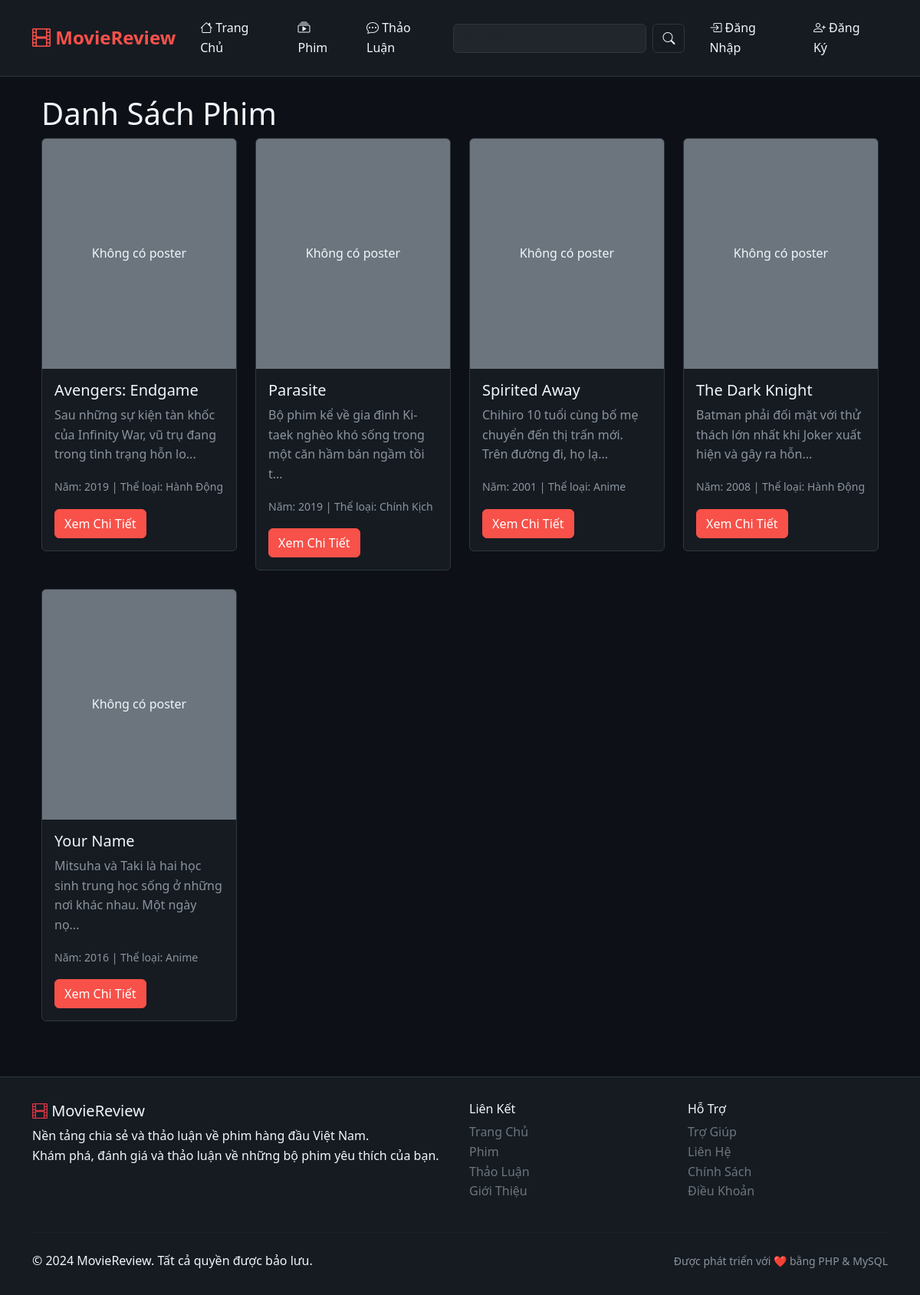
The app's page /index.php?route=movie with its own data.
### tables this page shows
CREATE TABLE movies (
    id INT PRIMARY KEY AUTO_INCREMENT,
    title VARCHAR(255) NOT NULL,
    slug VARCHAR(255) NOT NULL,
    description TEXT,
    director VARCHAR(100),
    cast TEXT,
    release_year YEAR,
    duration INT,  
    poster VARCHAR(255),
    trailer_url VARCHAR(255),
    genre_id INT,
    status ENUM('active', 'inactive') DEFAULT 'active',
    created_by INT,
    created_at TIMESTAMP DEFAULT CURRENT_TIMESTAMP,
    updated_at TIMESTAMP DEFAULT CURRENT_TIMESTAMP ON UPDATE CURRENT_TIMESTAMP,
    FOREIGN KEY (genre_id) REFERENCES genres(id) ON DELETE SET NULL,
    FOREIGN KEY (created_by) REFERENCES users(id) ON DELETE SET NULL
);

CREATE TABLE genres (
    id INT PRIMARY KEY AUTO_INCREMENT,
    name VARCHAR(50) NOT NULL,
    slug VARCHAR(50) NOT NULL,
    description TEXT,
    created_at TIMESTAMP DEFAULT CURRENT_TIMESTAMP
);

### controllers/MovieController.php (called while the page is built, shortened)
<?php
class MovieController extends Controller {
    public function index() {
        $movieModel = $this->model('Movie');
        $keyword = isset($_GET['search']) ? trim($_GET['search']) : '';
        $genreId = isset($_GET['genre']) && $_GET['genre'] !== '' ? (int)$_GET['genre'] : null;
        if (!empty($keyword) || !empty($genreId)) {
            $movies = $movieModel->advancedSearch($keyword, $genreId);
        } else {
            $movies = $movieModel->getAllWithGenre();
        }
        $genres = $movieModel->getAllGenres();
        $data = [
            'movies' => $movies,
            'genres' => $genres,
            'currentSearch' => $keyword,
            'currentGenre' => $genreId,
            'pageTitle' => 'Danh Sách Phim'
        ];
        $this->view('movie/index', $data);
    }
}
?>

### core/Model.php (called while the page is built, shortened)
<?php
class Model {
    public function __construct() {
        $database = new Database();
        $this->pdo = $database->getConnection();
    }
}
?>

### config/database.php (called while the page is built, shortened)
<?php
class Database {
    private $host = 'localhost';
    private $db_name = 'movie_review';
    private $username = 'root';
    private $password = '';
    public function getConnection() {
        $this->conn = null;
        try {
            $this->conn = new PDO(
                "mysql:host=" . $this->host . ";dbname=" . $this->db_name . ";charset=utf8mb4",
                $this->username,
                $this->password,
                array(
                    PDO::ATTR_ERRMODE => PDO::ERRMODE_EXCEPTION,
                    PDO::ATTR_DEFAULT_FETCH_MODE => PDO::FETCH_ASSOC,
                    PDO::ATTR_EMULATE_PREPARES => false
                )
            );
        } catch(PDOException $exception) {
            echo "Lỗi kết nối database: " . $exception->getMessage();
        }
        return $this->conn;
    }
}
?>

### models/Movie.php (called while the page is built, shortened)
<?php
class Movie extends Model {
    public function getAllWithGenre() {
        $sql = "SELECT m.*, g.name as genre_name
                FROM movies m
                LEFT JOIN genres g ON m.genre_id = g.id
                WHERE m.status = 'active'
                ORDER BY m.created_at DESC";
        $stmt = $this->pdo->prepare($sql);
        $stmt->execute();
        return $stmt->fetchAll();
    }
}
?>

### views/movie/index.php (the view, shortened to what this page needs)
<?php include 'views/layouts/header.php'; ?>
<div class="container">
    <h1>Danh Sách Phim</h1>
    <div class="row">
        <?php if (!empty($movies)): ?>
            <?php foreach ($movies as $movie): ?>
                <div class="col-md-3 mb-4">
                    <div class="card">
                        <?php if (!empty($movie['poster']) && file_exists(BASE_PATH . '/uploads/posters/' . $movie['poster'])): ?>
                            <img src="<?= BASE_URL ?>/uploads/posters/<?= $movie['poster'] ?>"
                                 class="card-img-top" alt="<?= htmlspecialchars($movie['title']) ?>"
                                 style="height: 300px; object-fit: cover;">
                        <?php else: ?>
                            <div class="card-img-top bg-secondary d-flex align-items-center justify-content-center text-white"
                                 style="height: 300px;">
                                <div class="text-center">
                                    <p class="mb-0">Không có poster</p>
                                </div>
                            </div>
                        <?php endif; ?>
                        <div class="card-body">
                            <h5 class="card-title"><?= htmlspecialchars($movie['title']) ?></h5>
                            <p class="card-text"><?= substr(htmlspecialchars($movie['description'] ?? ''), 0, 100) ?>...</p>
                            <p class="text-muted">
                                <small>
                                    Năm: <?= $movie['release_year'] ?> |
                                    Thể loại: <?= htmlspecialchars($movie['genre_name'] ?? 'Chưa phân loại') ?>
                                </small>
                            </p>
                            <a href="<?= BASE_URL ?>/movie?id=<?= $movie['id'] ?>" class="btn btn-primary">Xem Chi Tiết</a>
                        </div>
                    </div>
                </div>
            <?php endforeach; ?>
        <?php else: ?>
            <p>Chưa có phim nào trong hệ thống.</p>
        <?php endif; ?>
    </div>
</div>
<?php include 'views/layouts/footer.php'; ?>

### index.php (shortened to what this page needs)
<?php
require_once 'config/database.php';
require_once 'core/Controller.php';
require_once 'core/Model.php';
$route = isset($_GET['route']) ? $_GET['route'] : 'home';
$route = rtrim($route, '/');
$route = filter_var($route, FILTER_SANITIZE_URL);
switch($route) {
    case 'movie':
    case 'movies':
        require_once 'controllers/MovieController.php';
        $controller = new MovieController();
        if (isset($_GET['id']) && !empty($_GET['id'])) {
            $id = (int)$_GET['id'];
            $controller->detail($id);
        } else {
            $controller->index();
        }
        break;
}
?>

### core/Controller.php (shortened to what this page needs)
<?php
class Controller {
    protected function view($view, $data = []) {
        extract($data);
        $viewFile = BASE_PATH . '/views/' . $view . '.php';
        if (file_exists($viewFile)) {
            include $viewFile;
        } else {
            die('View không tồn tại: ' . $view);
        }
    }
    protected function model($model) {
        $modelFile = BASE_PATH . '/models/' . $model . '.php';
        if (file_exists($modelFile)) {
            return new $model();
        } else {
            die('Model không tồn tại: ' . $model);
        }
    }
}
?>

### views/layouts/header.php (shortened to what this page needs)
<!DOCTYPE html>
<html lang="vi">
<head>
    <link href="https://cdn.jsdelivr.net/npm/bootstrap@5.3.0/dist/css/bootstrap.min.css" rel="stylesheet">
    <link rel="stylesheet" href="https://cdn.jsdelivr.net/npm/bootstrap-icons@1.10.0/font/bootstrap-icons.css">
</head>
<body>
    <nav class="navbar navbar-expand-lg">
        <div class="container">
            <a class="navbar-brand" href="<?php echo BASE_URL; ?>">
                <i class="bi bi-film"></i> MovieReview
            </a>
            <div class="collapse navbar-collapse" id="navbarNav">
                <ul class="navbar-nav me-auto">
                    <li class="nav-item">
                        <a class="nav-link" href="<?php echo BASE_URL; ?>">
                            <i class="bi bi-house"></i> Trang Chủ
                        </a>
                    </li>
                    <li class="nav-item">
                        <a class="nav-link" href="<?php echo BASE_URL; ?>/index.php?route=movie">
                            <i class="bi bi-collection-play"></i> Phim
                        </a>
                    </li>
                    <li class="nav-item">
                        <a class="nav-link" href="<?php echo BASE_URL; ?>/discussions">
                            <i class="bi bi-chat-dots"></i> Thảo Luận
                        </a>
                    </li>
                </ul>
                <form class="d-flex search-form me-3" method="GET" action="<?php echo BASE_URL; ?>/index.php">
                    <input class="form-control me-2" type="search" name="search" placeholder="Tìm kiếm phim..." aria-label="Search" value="<?= isset($_GET['search']) ? htmlspecialchars($_GET['search']) : '' ?>">
                    <button class="btn btn-outline-light" type="submit">
                        <i class="bi bi-search"></i>
                    </button>
                </form>
                <ul class="navbar-nav">
                    <?php if (isset($_SESSION['user_id'])): ?>
                        <li class="nav-item dropdown">
                            <a class="nav-link dropdown-toggle" href="#" role="button" data-bs-toggle="dropdown">
                                <i class="bi bi-person-circle"></i> <?php echo $_SESSION['full_name']; ?>
                            </a>
                            <ul class="dropdown-menu dropdown-menu-dark">
                                <li><a class="dropdown-item" href="<?php echo BASE_URL; ?>/profile">
                                    <i class="bi bi-person"></i> Hồ Sơ
                                </a></li>
                                <li><a class="dropdown-item" href="<?php echo BASE_URL; ?>/my-reviews">
                                    <i class="bi bi-star"></i> Reviews Của Tôi
                                </a></li>
                                <li><hr class="dropdown-divider"></li>
                                <li><a class="dropdown-item" href="<?php echo BASE_URL; ?>/logout">
                                    <i class="bi bi-box-arrow-right"></i> Đăng Xuất
                                </a></li>
                            </ul>
                        </li>
                    <?php else: ?>
                        <li class="nav-item">
                            <a class="nav-link" href="<?php echo BASE_URL; ?>/login">
                                <i class="bi bi-box-arrow-in-right"></i> Đăng Nhập
                            </a>
                        </li>
                        <li class="nav-item">
                            <a class="nav-link" href="<?php echo BASE_URL; ?>/register">
                                <i class="bi bi-person-plus"></i> Đăng Ký
                            </a>
                        </li>
                    <?php endif; ?>
                </ul>
            </div>
        </div>
    </nav>
    <main class="container mt-4">

### views/layouts/footer.php (shortened to what this page needs)
    </main>
    <footer class="mt-5">
        <div class="container">
            <div class="row">
                <div class="col-md-6">
                    <h5 class="text-light">
                        <i class="bi bi-film text-danger"></i> MovieReview
                    </h5>
                    <p class="mb-0">Nền tảng chia sẻ và thảo luận về phim hàng đầu Việt Nam.</p>
                    <p>Khám phá, đánh giá và thảo luận về những bộ phim yêu thích của bạn.</p>
                </div>
                <div class="col-md-3">
                    <h6 class="text-light">Liên Kết</h6>
                    <ul class="list-unstyled">
                        <li><a href="<?php echo BASE_URL; ?>" class="text-decoration-none text-secondary">Trang Chủ</a></li>
                        <li><a href="<?php echo BASE_URL; ?>/movies" class="text-decoration-none text-secondary">Phim</a></li>
                        <li><a href="<?php echo BASE_URL; ?>/discussions" class="text-decoration-none text-secondary">Thảo Luận</a></li>
                        <li><a href="<?php echo BASE_URL; ?>/about" class="text-decoration-none text-secondary">Giới Thiệu</a></li>
                    </ul>
                </div>
                <div class="col-md-3">
                    <h6 class="text-light">Hỗ Trợ</h6>
                    <ul class="list-unstyled">
                        <li><a href="<?php echo BASE_URL; ?>/help" class="text-decoration-none text-secondary">Trợ Giúp</a></li>
                        <li><a href="<?php echo BASE_URL; ?>/contact" class="text-decoration-none text-secondary">Liên Hệ</a></li>
                        <li><a href="<?php echo BASE_URL; ?>/privacy" class="text-decoration-none text-secondary">Chính Sách</a></li>
                        <li><a href="<?php echo BASE_URL; ?>/terms" class="text-decoration-none text-secondary">Điều Khoản</a></li>
                    </ul>
                </div>
            </div>
            <hr class="my-4" style="border-color: var(--border-color);">
            <div class="row align-items-center">
                <div class="col-md-6">
                    <p class="mb-0">&copy; 2024 MovieReview. Tất cả quyền được bảo lưu.</p>
                </div>
                <div class="col-md-6 text-md-end">
                    <small>Được phát triển với ❤️ bằng PHP & MySQL</small>
                </div>
            </div>
        </div>
    </footer>
</body>
</html>

### views/layouts/header.php (style rules this page uses)
:root { --bg-primary: #0d1117; --bg-secondary: #161b22; --bg-tertiary: #21262d; --text-primary: #f0f6fc; --text-secondary: #8b949e; --accent-color: #f85149; --border-color: #30363d; --hover-bg: #30363d; }
* { margin: 0; padding: 0; box-sizing: border-box; }
body { background-color: var(--bg-primary); color: var(--text-primary); font-family: 'Segoe UI', Tahoma, Geneva, Verdana, sans-serif; line-height: 1.6; }
.navbar { background-color: var(--bg-secondary) !important; border-bottom: 1px solid var(--border-color); padding: 1rem 0; }
.navbar-brand { color: var(--accent-color) !important; font-weight: bold; font-size: 1.5rem; }
.navbar-nav .nav-link { color: var(--text-primary) !important; margin: 0 0.5rem; transition: all 0.3s ease; }
.btn-primary { background-color: var(--accent-color); border-color: var(--accent-color); color: white; }
.btn-outline-light { border-color: var(--border-color); color: var(--text-primary); }
.card { background-color: var(--bg-secondary); border: 1px solid var(--border-color); color: var(--text-primary) !important; }
.card-body { color: var(--text-primary) !important; }
.card-title { color: var(--text-primary) !important; }
.card-text { color: var(--text-secondary) !important; }
.form-control { background-color: var(--bg-tertiary); border: 1px solid var(--border-color); color: var(--text-primary); }
.text-muted { color: var(--text-secondary) !important; }
footer { background-color: var(--bg-secondary); border-top: 1px solid var(--border-color); color: var(--text-secondary); margin-top: 4rem; padding: 2rem 0; }
.search-form { max-width: 500px; }
.text-light { color: var(--text-primary) !important; }
.text-white { color: #ffffff !important; }
h1, h2, h3, h4, h5, h6 { color: var(--text-primary) !important; }
p { color: var(--text-primary) !important; }
small { color: var(--text-secondary) !important; }

### records on screen
movies: shows "Không có poster", title "Avengers: Endgame", description "Sau những sự kiện tàn khốc của Infinity War, vũ trụ đang trong tình trạng hỗn lo", release_year "2019", genre.name "Hành Động"
movies: shows "Không có poster", title "Parasite", description "Bộ phim kể về gia đình Ki-taek nghèo khó sống trong một căn hầm bán ngầm tồi t", release_year "2019", genre.name "Chính Kịch"
movies: shows "Không có poster", title "Spirited Away", description "Chihiro 10 tuổi cùng bố mẹ chuyển đến thị trấn mới. Trên đường đi, họ lạ", release_year "2001", genre.name "Anime"
movies: shows "Không có poster", title "The Dark Knight", description "Batman phải đối mặt với thử thách lớn nhất khi Joker xuất hiện và gây ra hỗn", release_year "2008", genre.name "Hành Động"
movies: shows "Không có poster", title "Your Name", description "Mitsuha và Taki là hai học sinh trung học sống ở những nơi khác nhau. Một ngày nọ", release_year "2016", genre.name "Anime"
